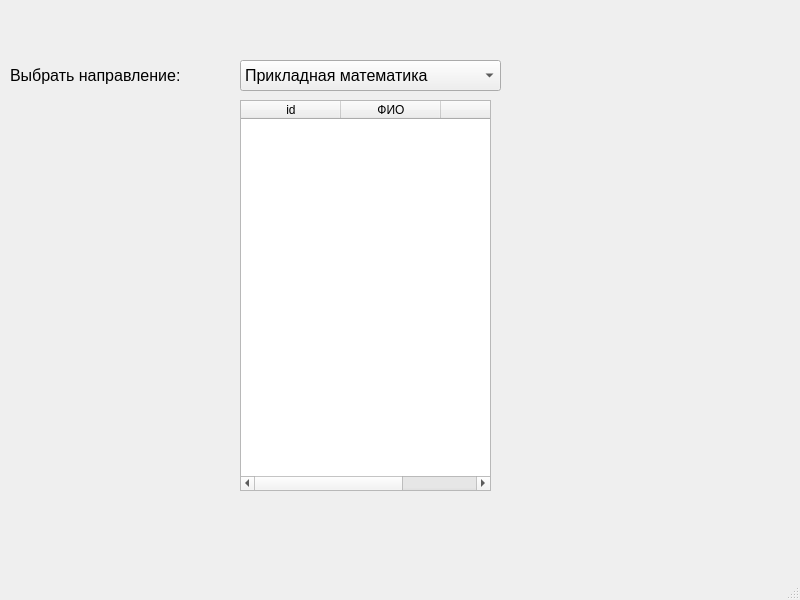
<?xml version="1.0" encoding="UTF-8"?>
<ui version="4.0">
 <class>MainWindow</class>
 <widget class="QMainWindow" name="MainWindow">
  <property name="geometry">
   <rect>
    <x>0</x>
    <y>0</y>
    <width>800</width>
    <height>600</height>
   </rect>
  </property>
  <property name="windowTitle">
   <string>MainWindow</string>
  </property>
  <widget class="QWidget" name="centralwidget">
   <widget class="QTableWidget" name="tableWidget">
    <property name="enabled">
     <bool>true</bool>
    </property>
    <property name="geometry">
     <rect>
      <x>240</x>
      <y>100</y>
      <width>251</width>
      <height>391</height>
     </rect>
    </property>
    <property name="sizePolicy">
     <sizepolicy hsizetype="Expanding" vsizetype="Expanding">
      <horstretch>0</horstretch>
      <verstretch>0</verstretch>
     </sizepolicy>
    </property>
    <property name="statusTip">
     <string/>
    </property>
    <property name="autoScroll">
     <bool>true</bool>
    </property>
    <property name="editTriggers">
     <set>QAbstractItemView::NoEditTriggers</set>
    </property>
    <property name="sortingEnabled">
     <bool>true</bool>
    </property>
    <column>
     <property name="text">
      <string>id</string>
     </property>
    </column>
    <column>
     <property name="text">
      <string>ФИО</string>
     </property>
    </column>
    <column>
     <property name="text">
      <string/>
     </property>
    </column>
   </widget>
   <widget class="QComboBox" name="comboBox">
    <property name="geometry">
     <rect>
      <x>240</x>
      <y>60</y>
      <width>261</width>
      <height>31</height>
     </rect>
    </property>
    <property name="font">
     <font>
      <pointsize>12</pointsize>
     </font>
    </property>
    <item>
     <property name="text">
      <string>Прикладная математика</string>
     </property>
    </item>
    <item>
     <property name="text">
      <string>Информатика и вычислительная техника</string>
     </property>
    </item>
    <item>
     <property name="text">
      <string>Автоматизация и управление в технических системах</string>
     </property>
    </item>
    <item>
     <property name="text">
      <string>Инфокоммуникационные технологии</string>
     </property>
    </item>
    <item>
     <property name="text">
      <string>Защещенные сети и системы</string>
     </property>
    </item>
   </widget>
   <widget class="QLabel" name="label">
    <property name="geometry">
     <rect>
      <x>10</x>
      <y>60</y>
      <width>221</width>
      <height>31</height>
     </rect>
    </property>
    <property name="font">
     <font>
      <pointsize>12</pointsize>
     </font>
    </property>
    <property name="text">
     <string>Выбрать направление:</string>
    </property>
   </widget>
  </widget>
  <widget class="QStatusBar" name="statusbar"/>
 </widget>
 <resources/>
 <connections/>
</ui>
